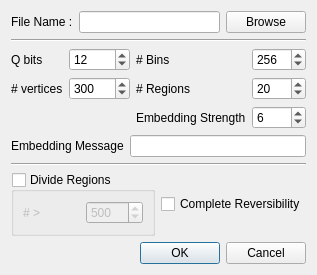
<?xml version="1.0" encoding="UTF-8"?>
<ui version="4.0">
 <class>SettingsJCW</class>
 <widget class="QDialog" name="SettingsJCW">
  <property name="geometry">
   <rect>
    <x>0</x>
    <y>0</y>
    <width>382</width>
    <height>356</height>
   </rect>
  </property>
  <property name="windowTitle">
   <string>Settings</string>
  </property>
  <layout class="QVBoxLayout" name="verticalLayout">
   <property name="sizeConstraint">
    <enum>QLayout::SetFixedSize</enum>
   </property>
   <item>
    <layout class="QGridLayout" name="gridLayout_4">
     <item row="0" column="0">
      <widget class="QLabel" name="label_5">
       <property name="text">
        <string>File Name :</string>
       </property>
      </widget>
     </item>
     <item row="0" column="1">
      <widget class="QLineEdit" name="file_name"/>
     </item>
     <item row="0" column="2">
      <widget class="QPushButton" name="pushButtonBrowse">
       <property name="text">
        <string>Browse</string>
       </property>
      </widget>
     </item>
    </layout>
   </item>
   <item>
    <widget class="Line" name="line">
     <property name="orientation">
      <enum>Qt::Horizontal</enum>
     </property>
    </widget>
   </item>
   <item>
    <layout class="QGridLayout" name="gridLayout">
     <item row="1" column="2">
      <widget class="QLabel" name="label">
       <property name="text">
        <string># Bins</string>
       </property>
      </widget>
     </item>
     <item row="2" column="2">
      <widget class="QLabel" name="label_2">
       <property name="text">
        <string># Regions</string>
       </property>
      </widget>
     </item>
     <item row="1" column="0">
      <widget class="QLabel" name="label_7">
       <property name="text">
        <string>Q bits</string>
       </property>
      </widget>
     </item>
     <item row="1" column="1">
      <widget class="QSpinBox" name="quanti">
       <property name="minimum">
        <number>6</number>
       </property>
       <property name="maximum">
        <number>16</number>
       </property>
       <property name="value">
        <number>12</number>
       </property>
      </widget>
     </item>
     <item row="2" column="0">
      <widget class="QLabel" name="label_8">
       <property name="text">
        <string># vertices</string>
       </property>
      </widget>
     </item>
     <item row="2" column="1">
      <widget class="QSpinBox" name="number_vertices">
       <property name="maximum">
        <number>50000</number>
       </property>
       <property name="value">
        <number>300</number>
       </property>
      </widget>
     </item>
     <item row="3" column="2">
      <widget class="QLabel" name="label_3">
       <property name="text">
        <string>Embedding Strength</string>
       </property>
      </widget>
     </item>
     <item row="1" column="3">
      <widget class="QSpinBox" name="number_bins">
       <property name="minimum">
        <number>32</number>
       </property>
       <property name="maximum">
        <number>1024</number>
       </property>
       <property name="value">
        <number>256</number>
       </property>
      </widget>
     </item>
     <item row="3" column="3">
      <widget class="QSpinBox" name="embedding_strength">
       <property name="minimum">
        <number>1</number>
       </property>
       <property name="maximum">
        <number>100</number>
       </property>
       <property name="value">
        <number>6</number>
       </property>
      </widget>
     </item>
     <item row="2" column="3">
      <widget class="QSpinBox" name="number_regions">
       <property name="minimum">
        <number>1</number>
       </property>
       <property name="maximum">
        <number>1000</number>
       </property>
       <property name="value">
        <number>20</number>
       </property>
      </widget>
     </item>
    </layout>
   </item>
   <item>
    <layout class="QHBoxLayout" name="horizontalLayout_4">
     <item>
      <widget class="QLabel" name="label_4">
       <property name="text">
        <string>Embedding Message</string>
       </property>
      </widget>
     </item>
     <item>
      <widget class="QLineEdit" name="embedding_message"/>
     </item>
    </layout>
   </item>
   <item>
    <widget class="Line" name="line_2">
     <property name="orientation">
      <enum>Qt::Horizontal</enum>
     </property>
    </widget>
   </item>
   <item>
    <layout class="QHBoxLayout" name="horizontalLayout">
     <item>
      <layout class="QHBoxLayout" name="horizontalLayout_2">
       <item>
        <widget class="QGroupBox" name="divide_regions">
         <property name="title">
          <string>Divide Regions</string>
         </property>
         <property name="checkable">
          <bool>true</bool>
         </property>
         <property name="checked">
          <bool>false</bool>
         </property>
         <layout class="QHBoxLayout" name="horizontalLayout_3">
          <item>
           <widget class="QLabel" name="label_6">
            <property name="text">
             <string># &gt;</string>
            </property>
           </widget>
          </item>
          <item>
           <widget class="QSpinBox" name="thres_divide_regions">
            <property name="maximum">
             <number>2000</number>
            </property>
            <property name="value">
             <number>500</number>
            </property>
           </widget>
          </item>
         </layout>
        </widget>
       </item>
       <item>
        <widget class="QCheckBox" name="complete_reversibility">
         <property name="text">
          <string>Complete Reversibility</string>
         </property>
        </widget>
       </item>
      </layout>
     </item>
    </layout>
   </item>
   <item>
    <widget class="QDialogButtonBox" name="buttonBox">
     <property name="orientation">
      <enum>Qt::Horizontal</enum>
     </property>
     <property name="standardButtons">
      <set>QDialogButtonBox::Cancel|QDialogButtonBox::Ok</set>
     </property>
    </widget>
   </item>
  </layout>
 </widget>
 <resources/>
 <connections>
  <connection>
   <sender>buttonBox</sender>
   <signal>accepted()</signal>
   <receiver>SettingsJCW</receiver>
   <slot>accept()</slot>
   <hints>
    <hint type="sourcelabel">
     <x>248</x>
     <y>254</y>
    </hint>
    <hint type="destinationlabel">
     <x>157</x>
     <y>274</y>
    </hint>
   </hints>
  </connection>
  <connection>
   <sender>buttonBox</sender>
   <signal>rejected()</signal>
   <receiver>SettingsJCW</receiver>
   <slot>reject()</slot>
   <hints>
    <hint type="sourcelabel">
     <x>316</x>
     <y>260</y>
    </hint>
    <hint type="destinationlabel">
     <x>286</x>
     <y>274</y>
    </hint>
   </hints>
  </connection>
 </connections>
</ui>
